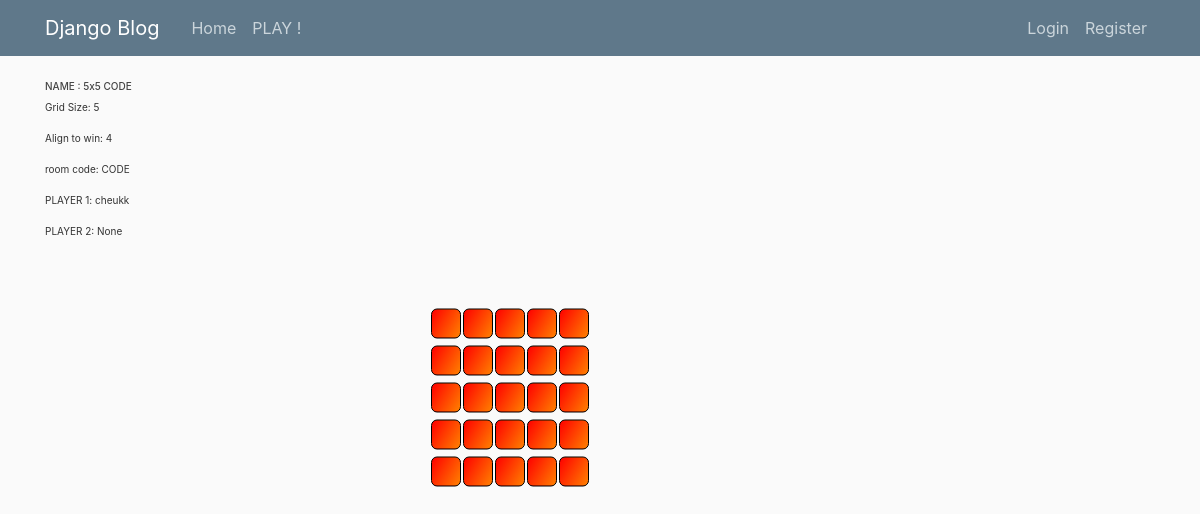
The page /game/60/ on the database as committed earlier.
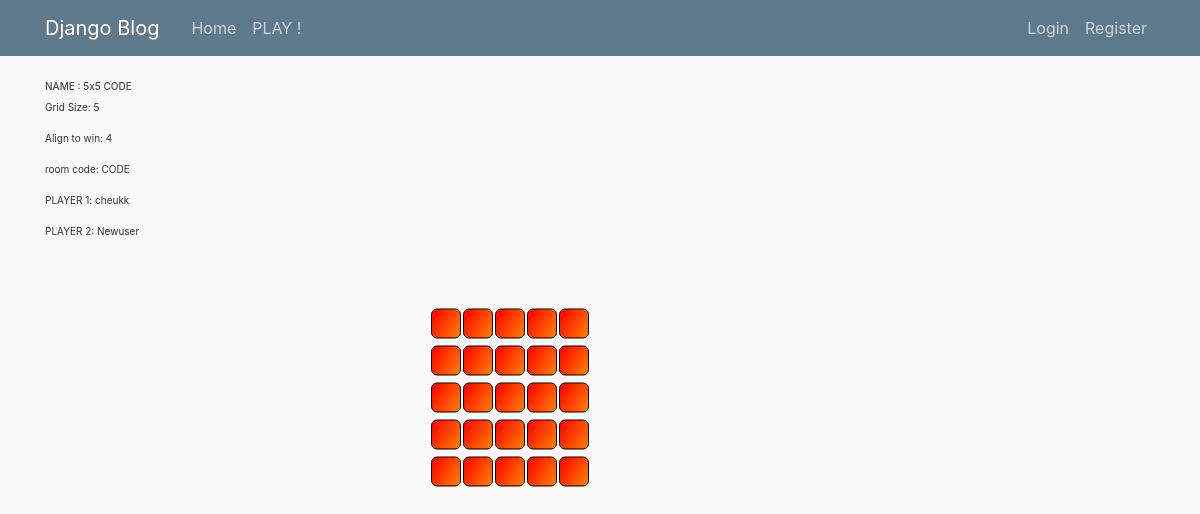
The same page on the database as committed later.
### blog/models.py (models this page shows, shortened)
class Game(models.Model):
    title = models.CharField(max_length=100)
    date_posted = models.DateTimeField(default=timezone.now)
    game_author = models.ForeignKey(User, on_delete=models.CASCADE, related_name='game_player1')
    game_player2 = models.ForeignKey(User, on_delete=models.SET_NULL, null=True, blank=True, related_name='game_player2')
    finished = models.BooleanField(default=False)
    room_code = models.CharField(max_length=100, null=True, blank=True)
    grid_size = models.PositiveIntegerField(default=3)
    win_size = models.PositiveIntegerField(default=3)
    private = models.BooleanField(default=False)
    winner = models.ForeignKey(User, on_delete=models.SET_NULL, null=True, blank=True, related_name='games_won')

### blog/views.py (the view)
# urls.py: path('game/<int:pk>/', GameDetailView.as_view(), name='play-game'),
class GameDetailView(DetailView):
    model = Game
    template_name = 'blog/play.html'

### blog/templates/blog/play.html (shortened to what this page needs)
{% extends "blog/base.html" %}
{% load static %}
{% block content %}
    <link rel="stylesheet" type="text/css" href="{% static 'blog/game.css' %}">
    {% if object.game_finished %}
        {% if object.winner %}
            <h2>Partie gagnée par {{ object.winner.username }}</h2>
        {% else %}
            <h2>Match nul!</h2>
        {% endif %}
    {% else %}
        <h1>NAME : {{ object.title }}</h1>
        <p>Grid Size: {{ object.grid_size }}</p>
        <p>Align to win: {{ object.win_size }}</p>
        <p>room code: {{ object.room_code }}</p>
        <p>PLAYER 1: {{ object.game_author }}</p>
        <p>PLAYER 2: {{ object.game_player2 }}</p>
        <table class="game_tbl">
            {% for row in "x"|ljust:object.grid_size %}
                <tr>
                    {% for col in "x"|ljust:object.grid_size %}
                        <td>
                            <button class="BlockBtn" id="BlockBtn{{ forloop.parentloop.counter }}_{{ forloop.counter }}"
                                    data-symbol=" "
                                    onclick="btnClk('{{ forloop.parentloop.counter }}', '{{ forloop.counter }}')"></button>
                        </td>
                    {% endfor %}
                </tr>
            {% endfor %}
        </table>
    {% endif %}
{% endblock %}

Rows that differ between the two databases and show on the page:
changed Game "5x5 CODE": game_player2 "None" → "Newuser"
